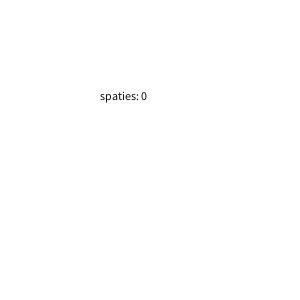
Frame 1 (no input)
Frame 60 (the mouse pressed at the canvas centre just before this capture): identical to frame 1, image omitted
Frame 120 (the mouse held since frame 60 and released just before this capture): identical to frame 1, image omitted

The Processing sketch that drew this single still picture (run headless with seeded random() and noise(); from frame 60 on, the mouse is pressed at the canvas centre):

// Processing sketch: H12Opd2
// ── H12Opd2.pde
int getal;
long milliseconds = 0;

int seconden;
int gedrukt = 0;
boolean racen = true;

void setup(){
  size(300,300);

}

void draw(){

  background(255);
  
seconden = millis()/1000;
if(seconden >= 10){
  racen = false;
}
  fill(12);
    text("spaties: " + gedrukt, 100,100);
}

void keyReleased(){
  if(key == 32 && racen){
  println(gedrukt++);
  }
}
